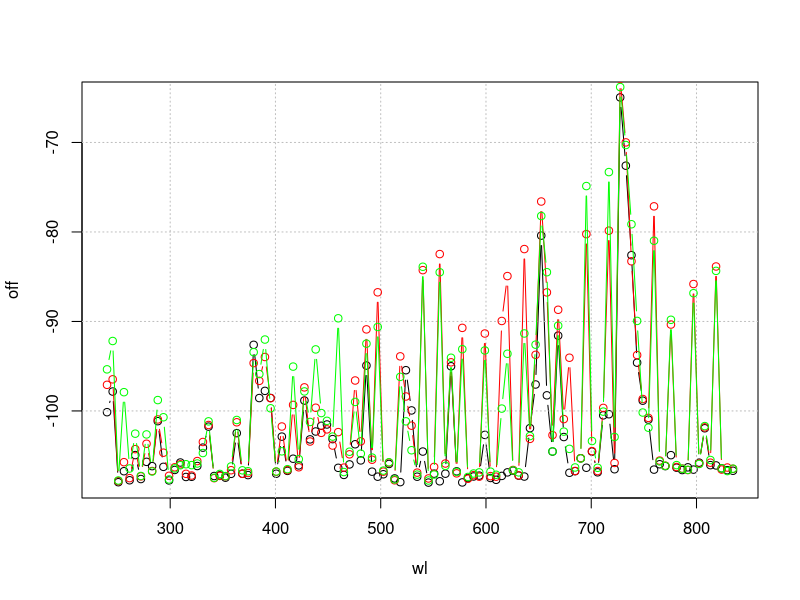
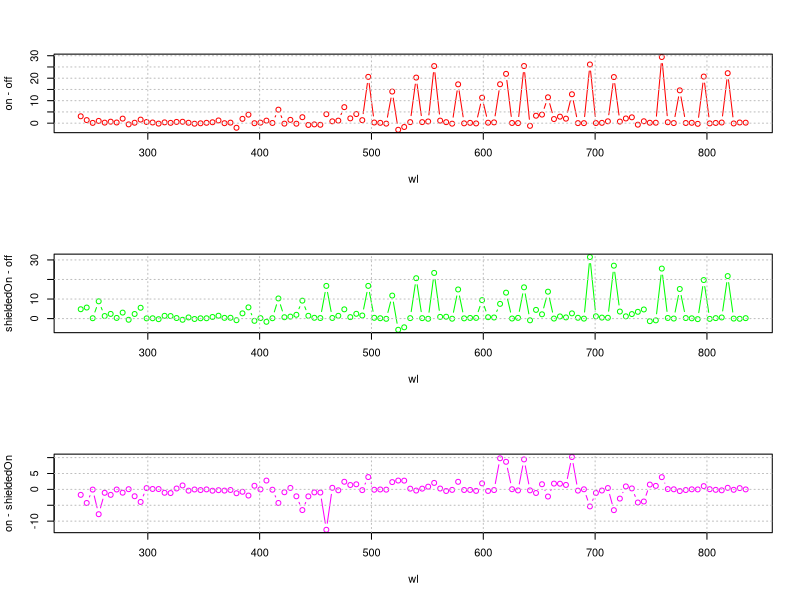
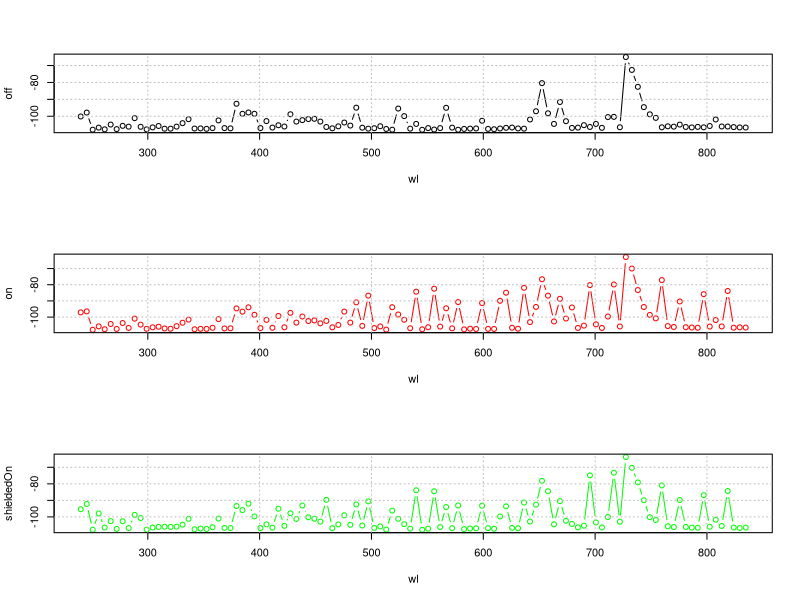

These figures' R source, in order:
setwd( "~/projects/lcu03.git/controller-em-tests/em-data" )
doff <- read.csv( './off.csv', header=F, sep="\t", dec=".", skip=5 )
#str(d)
specSz <- length( doff[1,] )
sampleSz <- length( doff[,1] )
wl <- t( doff[1, 5:specSz] )[, 1]
off <- apply( doff[3:sampleSz, 5:specSz], 2, mean )
par(mfrow=c(1, 1))
plot( x=wl, y=off, type="b", col="black" )
grid( col="grey", lty="dotted" )

don <- read.csv( './on.csv', header=F, sep="\t", dec=".", skip=5 )
#str(d)
sampleSz <- length( don[,1] )
on <- apply( don[3:sampleSz, 5:specSz], 2, mean )
lines( x=wl, y=on, type="b", col="red" )

dson <- read.csv( './shielded-on.csv', header=F, sep="\t", dec=".", skip=5 )
#str(d)
sampleSz <- length( dson[,1] )
shieldedOn <- apply( dson[3:sampleSz, 5:specSz], 2, mean )
lines( x=wl, y=shieldedOn, type="b", col="green" )



par(mfrow=c(3, 1))
plot( x=wl, y=on-off, type="b", col="red" )
grid( col="grey", lty="dotted" )

plot( x=wl, y=shieldedOn-off, type="b", col="green" )
grid( col="grey", lty="dotted" )

plot( x=wl, y=on-shieldedOn, type="b", col="magenta" )
grid( col="grey", lty="dotted" )



par(mfrow=c(3, 1))
plot( x=wl, y=off, type="b", col="black" )
grid( col="grey", lty="dotted" )

plot( x=wl, y=on, type="b", col="red" )
grid( col="grey", lty="dotted" )

plot( x=wl, y=shieldedOn, type="b", col="green" )
grid( col="grey", lty="dotted" )

